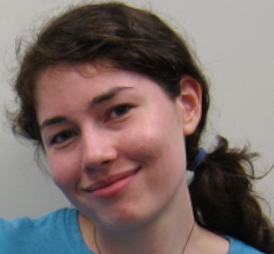
#> input picture assets/face.jpg, 274 x 254 px, found by its file name
$ python connectingTheDots.py
#> lines starting #> are read from the running program, lines starting #| are printed output that depends on the picture; after the words box and inside, x2 and y2 are one past the last pixel; in counts of white or black regions, pixels touching at a corner belong together
### scripts/cvProcess.py
import cv2 as cv
from PIL import Image
import numpy as np

################################################ Usable functions

# [5 lines left out: function flip, not called in this run]

#For pictures without a well-defined black border
def generatePointsForPic(imPath,desSize,minThresh,maxThresh):
    img = cv.imread(imPath, 0)
    ratio = desSize / len(img)
    img = cv.resize(img, None, fx=ratio, fy=ratio)
    thing = cv.Canny(img, minThresh, maxThresh)
    # cv.imshow("thing"+str(minThresh)+str(maxThresh),thing)
    # cv.waitKey(0)
    # cv.destroyAllWindows()

    listPoints = []
    for i in range(len(thing)):
        for j in range(len(thing[0])):
            if thing[i][j] != 0:
                listPoints.append((i, j))
    return listPoints


#For pixel art and toons that have a clear black border, use processJPG and processPNG
# [48 lines left out: functions processJPG, processPNG, not called in this run]


############################################### Test functions

wantedSize = 400
wantedMin = 100
wantedMax = 200
# [12 lines of commented-out code are left out]

### scripts/connectPoints.py
import copy


def distance(p1, p2):
    return ((p1[0] - p2[0]) ** 2 + (p1[1] - p2[1]) ** 2) ** (1 / 2)


def connectPoints(lst):
    lst = copy.deepcopy(lst)
    result = []
    start = lst[0]
    while len(lst) > 0:
        min = None
        closest = None
        for elem in lst:
            if (min == None or distance(elem, start) < min) and distance(elem,
                                                                         start) != 0:
                min = distance(elem, start)
                closest = elem
        result.append(closest)
        lst.remove(start)
        start = closest
    result[-1]=result[0]
    result.pop(10)
    return result


def printlst(lst):
    for elem in lst:
        print(elem)

### scripts/createURL.py
# Andrew ID: vvortega
# Name: Victoria Ortega


################################################ Usable functions
def convertCanvasPoints(lst, scale, height, width, city):
    coordinates = []
    for canvasPoint in lst:
        x = city[0] - ((canvasPoint[0] - width//2)*scale)
        y = city[1] + ((canvasPoint[1] - height//2)*scale)
        coordinates.append((round(x,6),round(y,6)))
    return coordinates

def makeURL(lst): #takes in result of convertCanvasPoints
    basic = "https://www.google.com/maps/dir/"
    for coord in lst:
        basic = basic + str(coord[0]) + "," + str(coord[1]) +"/"
    basic = basic[0:-1]
    return basic #+ str(lst[0][0])+","+str(lst[0][1])+"/"

# print(makeURL(convertCanvasPoints(list,.01,100,100,(40.4428,-79.9430))))

### scripts/webLaunch.py
from selenium import webdriver

def goTo(url):
    chrome_options = webdriver.ChromeOptions()
    chrome_options.add_experimental_option("detach", True)
    driver = webdriver.Chrome("assets/chromedriver",chrome_options = chrome_options)
    driver.get(url)


# goTo("https://www.google.com/maps/dir/40.4432978,-79.9455097/Shirley+Apartments,+North+Dithridge+Street,+Pittsburgh,+PA/@40.4455577,-79.9506551,17z/data=!4m25!4m24!1m16!3m4!1m2!1d-79.9472673!2d40.445939!3s0x8834f2240aa136f5:0xa3edf909f613763a!3m4!1m2!1d-79.9511066!2d40.4447158!3s0x8834f22671c3d413:0xf38fa85842361561!3m4!1m2!1d-79.9498959!2d40.446292!3s0x8834f2243458261b:0x1a2f2a3471106670!4e1!1m5!1m1!1s0x8834f2250ab9e27f:0xd8e954f5bdc80565!2m2!1d-79.9514292!2d40.4477082!3e2")

### scripts/connectingTheDots.py
import cvProcess as parse
import connectPoints as order
import createURL as map
import webLaunch as web
import cv2 as cv

def mapGraph(imPath,ptsToScaleDownTo,imType="pic",geoScale=.2, minVal = 100, maxVal =200,startcoords=(40.434921, -79.99501)):
        # Uses edge-detection and opencv to process pictures into the list of tuples
        # describing their shape with individual pixels.
        # points = parse.processPNG("assets/heart.png",13) # scale = .1 Generates roadmap as well
        # points = parse.generatePointsForPic("assets/hack112.png",ptsToScaleDownTo,minVal,maxVal)
    if imType == "pix":
        # points = parse.processPNG(imPath, ptsToScaleDownTo)
        try:
            points = parse.processPNG(imPath,ptsToScaleDownTo)
        except:
            points = parse.processJPG(imPath,ptsToScaleDownTo)
    else:
        points = parse.generatePointsForPic(imPath,ptsToScaleDownTo,minVal,maxVal)
#> in generatePointsForPic, `img = cv.imread(imPath, 0)`:
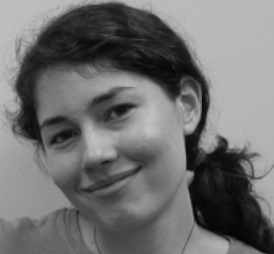
#> img: shape (254, 274); min 2, max 196, mean 111.7
#> in generatePointsForPic, `ratio = desSize / len(img)`: ratio = 0.209
#> in generatePointsForPic, `img = cv.resize(img, None, fx=ratio, fy=ratio)`:
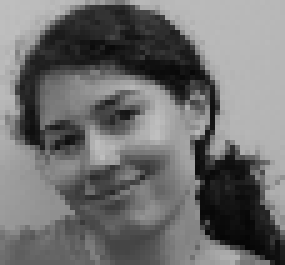
#> img: shape (53, 57) (shown 5 times larger); min 6, max 191, mean 111.5
#> in generatePointsForPic, `thing = cv.Canny(img, minThresh, maxThresh)`:
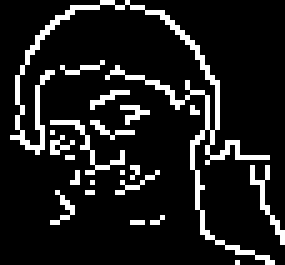
#> thing: shape (53, 57) (shown 5 times larger); 12% white in thin lines or dots
#> the loop in generatePointsForPic, `for i in range(len(thing)):` made 53 passes
#> after the loop in generatePointsForPic, `for i in range(len(thing)):`: listPoints = 362 pairs, first value 0 to 52, second value 2 to 56
#> points has the same summary as listPoints in generatePointsForPic

        # Arrange points by finding each point's nearest neighbor and adding it to
        # a new list (default ordering is by row, but shapes can be arcs and cross
        # rows sometimes.
    orderedPoints = order.connectPoints(points)
#> in connectPoints, `lst = copy.deepcopy(lst)`: lst has the same summary as listPoints in generatePointsForPic
#> in connectPoints, `start = lst[0]`: start = (0, 20)
#> the loop in connectPoints, `while len(lst) > 0:` made 362 passes
#> start on passes 1 to 3: (0, 21), (0, 22), (1, 23)
#> after the loop in connectPoints, `while len(lst) > 0:`: lst = []; result = 362 items, first 6: (0, 21), (0, 22), (1, 23), (1, 24), (0, 25), (1, 26)
#> orderedPoints = 361 pairs, first value 0 to 52, second value 2 to 56

    img = cv.imread(imPath)
#> img is the input picture: shape (254, 274, 3); mean B, G, R 104.4, 107.6, 122.6
    ratio = ptsToScaleDownTo/len(img)
#> ratio = 0.209
    width = len(img)*ratio
#> width = 53
    height = len(img[0])*ratio
#> height = 57.17


    # cv.imshow("inputPic", height)
        # convertCanvasPoints(lst, scale, height, width, city)
        # Turns the pixel mappings into actual longitude and latitude coordinates.
    coordinates = map.convertCanvasPoints(orderedPoints,geoScale,height,width,startcoords)
#> the loop in convertCanvasPoints, `for canvasPoint in lst:` made 361 passes
#> (canvasPoint, x, y) on passes 1 to 3: ((0, 21), 43.03, -80.7), ((0, 22), 43.03, -80.6), ((1, 23), 42.93, -80.5)
#> after the loop in convertCanvasPoints, `for canvasPoint in lst:`: coordinates = 361 pairs, first value 37.83 to 43.03, second value -82.6 to -77.2

    print(len(coordinates)) # ~358 point graphing limit. Any more and the map won't load
#| 361

        # Then we turn the longitude and latitude tuples into a Google Maps/Earth URL
        # that can be launched to show the picture on the earth/on any city you want.
    url = map.makeURL(coordinates)
#> the loop in makeURL, `for coord in lst:` made 361 passes
#> coord on passes 1 to 3: (43.03, -80.7), (43.03, -80.6), (42.93, -80.5)

    # Launch the final URL we got from our program
    web.goTo(url)
#> (the call stopped at in goTo, `chrome_options = webdriver.ChromeOptions()`: selenium is not available in this run)


# def mapGraph(imPath,scaleDownTo,(minVal=100,maxVal=200), geoScale):
# mapGraph("assets/heart.png",13,imType="pix",geoScale=.1)
# mapGraph("assets/kriface.jpg",50)
mapGraph("assets/face.jpg",53,geoScale=.1,minVal=230,maxVal=250)
# mapGraph("assets/farnum.png",38,geoScale=.1,minVal=100,maxVal=200)
# mapGraph("assets/face.jpg",53,geoScale=.1,minVal=230,maxVal=250)

# mapGraph("assets/dog.jpg", 30, geoScale=.1)
